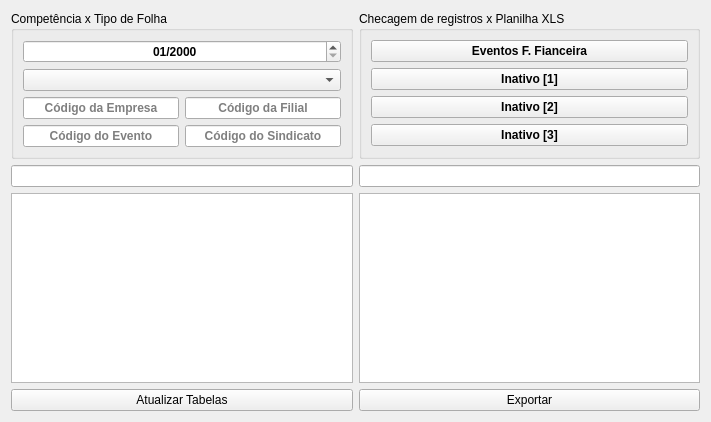
<?xml version="1.0" encoding="UTF-8"?>
<ui version="4.0">
 <class>ConversorDeArquivo</class>
 <widget class="QWidget" name="ConversorDeArquivo">
  <property name="geometry">
   <rect>
    <x>0</x>
    <y>0</y>
    <width>711</width>
    <height>422</height>
   </rect>
  </property>
  <property name="windowTitle">
   <string>Form</string>
  </property>
  <layout class="QGridLayout" name="gridLayout">
   <item row="2" column="0">
    <widget class="QTableWidget" name="tableWidget_Senior"/>
   </item>
   <item row="2" column="1">
    <widget class="QTableWidget" name="tableWidget_Planilha"/>
   </item>
   <item row="3" column="0">
    <widget class="QPushButton" name="botaoAtualizaTabelas">
     <property name="text">
      <string>Atualizar Tabelas</string>
     </property>
    </widget>
   </item>
   <item row="3" column="1">
    <widget class="QPushButton" name="botaoExportarDados">
     <property name="text">
      <string>Exportar</string>
     </property>
    </widget>
   </item>
   <item row="0" column="1">
    <widget class="QGroupBox" name="groupBox_2">
     <property name="title">
      <string>Checagem de registros x Planilha XLS</string>
     </property>
     <layout class="QVBoxLayout" name="verticalLayout">
      <item>
       <widget class="QPushButton" name="botaoEventosFichaFinanceira">
        <property name="font">
         <font>
          <weight>75</weight>
          <bold>true</bold>
         </font>
        </property>
        <property name="text">
         <string>Eventos F. Fianceira</string>
        </property>
       </widget>
      </item>
      <item>
       <widget class="QPushButton" name="botaoEventosFichaFinanceira_2">
        <property name="font">
         <font>
          <weight>75</weight>
          <bold>true</bold>
         </font>
        </property>
        <property name="text">
         <string>Inativo [1]</string>
        </property>
       </widget>
      </item>
      <item>
       <widget class="QPushButton" name="botaoEventosLctoVariaveis">
        <property name="font">
         <font>
          <weight>75</weight>
          <bold>true</bold>
         </font>
        </property>
        <property name="text">
         <string>Inativo [2]</string>
        </property>
       </widget>
      </item>
      <item>
       <widget class="QPushButton" name="botaoEventosLctoVariaveis_2">
        <property name="font">
         <font>
          <weight>75</weight>
          <bold>true</bold>
         </font>
        </property>
        <property name="text">
         <string>Inativo [3]</string>
        </property>
       </widget>
      </item>
     </layout>
    </widget>
   </item>
   <item row="0" column="0">
    <widget class="QGroupBox" name="groupBox">
     <property name="title">
      <string>Competência x Tipo de Folha</string>
     </property>
     <layout class="QGridLayout" name="gridLayout_2">
      <item row="3" column="1">
       <widget class="QLineEdit" name="codigoFilialLlineEdit">
        <property name="font">
         <font>
          <weight>75</weight>
          <bold>true</bold>
         </font>
        </property>
        <property name="alignment">
         <set>Qt::AlignCenter</set>
        </property>
        <property name="placeholderText">
         <string>Código da Filial</string>
        </property>
       </widget>
      </item>
      <item row="1" column="0" colspan="2">
       <widget class="QDateEdit" name="dateEdit">
        <property name="font">
         <font>
          <weight>75</weight>
          <bold>true</bold>
         </font>
        </property>
        <property name="alignment">
         <set>Qt::AlignCenter</set>
        </property>
        <property name="displayFormat">
         <string>MM/yyyy</string>
        </property>
       </widget>
      </item>
      <item row="3" column="0">
       <widget class="QLineEdit" name="codigoEmpresaLineEdit">
        <property name="font">
         <font>
          <weight>75</weight>
          <bold>true</bold>
         </font>
        </property>
        <property name="maxLength">
         <number>32767</number>
        </property>
        <property name="alignment">
         <set>Qt::AlignCenter</set>
        </property>
        <property name="placeholderText">
         <string>Código da Empresa</string>
        </property>
       </widget>
      </item>
      <item row="2" column="0" colspan="2">
       <widget class="QComboBox" name="tipoFolhaComboBox">
        <property name="font">
         <font>
          <weight>75</weight>
          <bold>true</bold>
         </font>
        </property>
       </widget>
      </item>
      <item row="4" column="0">
       <widget class="QLineEdit" name="codigoEventoLlineEdit">
        <property name="font">
         <font>
          <weight>75</weight>
          <bold>true</bold>
         </font>
        </property>
        <property name="alignment">
         <set>Qt::AlignCenter</set>
        </property>
        <property name="placeholderText">
         <string>Código do Evento</string>
        </property>
       </widget>
      </item>
      <item row="4" column="1">
       <widget class="QLineEdit" name="codigoSindicatoLlineEdit">
        <property name="font">
         <font>
          <weight>75</weight>
          <bold>true</bold>
         </font>
        </property>
        <property name="alignment">
         <set>Qt::AlignCenter</set>
        </property>
        <property name="placeholderText">
         <string>Código do Sindicato</string>
        </property>
       </widget>
      </item>
     </layout>
    </widget>
   </item>
   <item row="1" column="0">
    <widget class="QLineEdit" name="pesquisaItemTabelaALineEdit"/>
   </item>
   <item row="1" column="1">
    <widget class="QLineEdit" name="pesquisaItemTabelaBLineEdit"/>
   </item>
  </layout>
 </widget>
 <tabstops>
  <tabstop>dateEdit</tabstop>
  <tabstop>tipoFolhaComboBox</tabstop>
  <tabstop>codigoEmpresaLineEdit</tabstop>
  <tabstop>codigoFilialLlineEdit</tabstop>
  <tabstop>codigoEventoLlineEdit</tabstop>
  <tabstop>codigoSindicatoLlineEdit</tabstop>
  <tabstop>botaoEventosFichaFinanceira</tabstop>
  <tabstop>botaoEventosFichaFinanceira_2</tabstop>
  <tabstop>botaoEventosLctoVariaveis</tabstop>
  <tabstop>botaoEventosLctoVariaveis_2</tabstop>
  <tabstop>pesquisaItemTabelaALineEdit</tabstop>
  <tabstop>pesquisaItemTabelaBLineEdit</tabstop>
  <tabstop>tableWidget_Senior</tabstop>
  <tabstop>tableWidget_Planilha</tabstop>
  <tabstop>botaoAtualizaTabelas</tabstop>
  <tabstop>botaoExportarDados</tabstop>
 </tabstops>
 <resources/>
 <connections/>
</ui>
